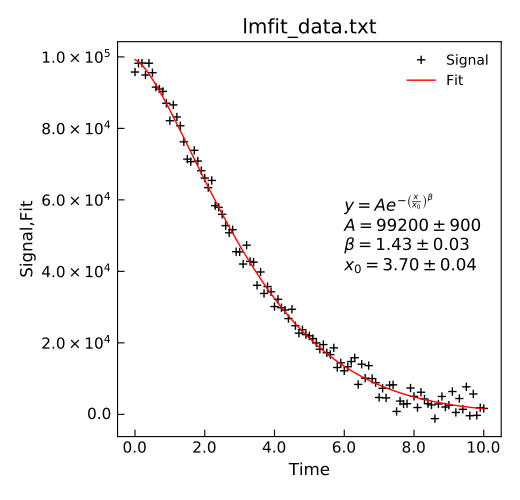

This chart was generated by the following Python code:
"""Example of using lmfit to do a bounded fit."""
from Stoner import Data
from Stoner.Fit import StretchedExp

#Load dat and plot
d=Data("lmfit_data.txt",setas="xy")

# Do the fit
d.lmfit(StretchedExp,result=True,header="Fit",prefix="")
# plot
d.setas="xyy"

d.plot(fmt=["+","-"])
# Make apretty label using Stoner.Util methods
text=r"$y=A e^{-\left(\frac{x}{x_0}\right)^\beta}$"+"\n"
text+=d.annotate_fit(StretchedExp,text_only=True,prefix="")
d.text(6,4E4,text)
#Adjust layout NB pass-through method to pyplot used here
d.tight_layout()
